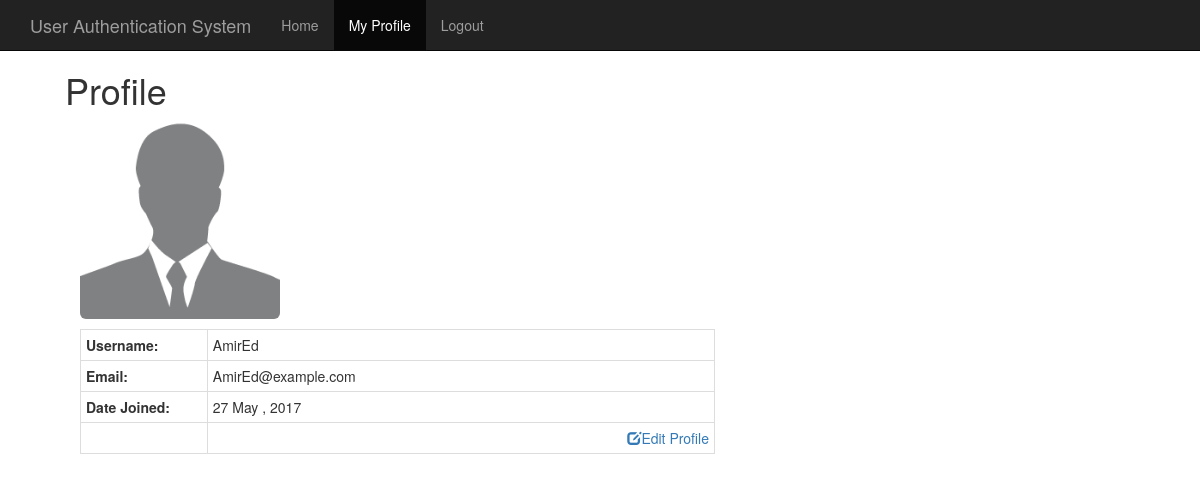
The app's page /profile.php (signed in) with its own data.
### tables this page shows
CREATE TABLE `users` (
  `id` int(6) UNSIGNED NOT NULL,
  `username` varchar(30) NOT NULL,
  `password` varchar(255) NOT NULL,
  `email` varchar(100) NOT NULL,
  `join_date` timestamp NOT NULL DEFAULT CURRENT_TIMESTAMP ON UPDATE CURRENT_TIMESTAMP
);

### partials/parseProfile.php (called while the page is built, shortened)
<?php
require_once 'resource/Database.php';
require_once 'resource/utilities.php';
if (isset($_SESSION['id']) ) {
	if (isset($_GET['user_identity'])) {
		$url_encoded_id = $_GET['user_identity'];
		$decode_id = base64_decode($url_encoded_id);
		$user_id_array = explode('encodeuserid', $decode_id);
		@$id = $user_id_array[1];
	}else{
		$id = $_SESSION['id'];
	}
	$sql = 'SELECT * FROM users WHERE id = :id';
	$statement = $db->prepare($sql);
	$statement->execute(array(':id' => $id));
	if ($statement->rowCount()) {
		$row = $statement->fetch();
		$username = $row['username'];
		$email = $row['email'];
		$date_joined = strftime("%d %b , %Y", strtotime($row['join_date']));
	}
	@$user_pic = 'uploads/'.$username.'.jpg';
	$default = 'uploads/default.jpg';
	if (file_exists($user_pic)) {
		$profile_pic = $user_pic;
	}else {
		$profile_pic = $default;
	}
	$encode_id = base64_encode("encodeuserid{$id}");
	}
?>

### profile.php (the view, shortened to what this page needs)
<?php
include_once 'partials/header.php';
include_once 'partials/parseProfile.php';
?>
<div class="container">
	<div>
		<h1>Profile</h1>
		<?php if(!isset($_SESSION['username'])): ?>
			<p class="lead">You are not authorized to view this page .. please <a href="login.php">Login</a> to continue
			,, Not yet a member? <a href="signup.php">Sign Up</a></p>
		<?php else: ?>
			<section class="col col-lg-7">
				<div class="row col-lg-3" style="margin-bottom: 10px;">
					<img src="<?php if(isset($profile_pic)) echo $profile_pic; ?>" class="img img-rounded" width = "200">
				</div>
				<table class="table table-bordered table-condensed">
					<tr><th style="width:20%;">Username:</th><td><?php if(isset($username)) echo $username; ?></td></tr>
					<tr><th>Email:</th><td><?php if(isset($email)) echo $email; ?></td></tr>
					<tr><th>Date Joined:</th><td><?php if(isset($date_joined)) echo $date_joined; ?></td></tr>
					<tr><th></th><td><a class="pull-right" href="edit-profile.php?user_identity=<?php if(isset($encode_id)) echo $encode_id; ?>"> <span class="glyphicon glyphicon-edit"></span>Edit Profile</a></td></tr>
				</table>
			</section>
		<?php endif; ?>
	</div>
</div>

### partials/header.php (shortened to what this page needs)
<?php require_once 'resource/session.php';
      require_once 'resource/database.php';
?>
<!DOCTYPE html>
<html>
<head lang="en">
    <link href="css/bootstrap.min.css" rel="stylesheet">
    <link href="css/custom.css" rel="stylesheet">
    <link rel="stylesheet" type="text/css" href="css/sweetalert.css">
</head>
<body>
 <nav class="navbar navbar-inverse navbar-fixed-top">
      <div class="container">
        <div class="navbar-header">
          <a class="navbar-brand" href="index.php">User Authentication System</a>
        </div>
        <div id="navbar" class="collapse navbar-collapse">
          <ul class="nav navbar-nav"><i class="hide" <?php echo guard(); ?>></i>
            <li><a href="index.php">Home</a></li>
            <?php if((isset($_SESSION['username']) || isCookieValid($db))): ?>
              <li><a href="profile.php">My Profile</a></li>
              <li><a href="logout.php">Logout</a></li>
            <?php endif;?>
          </ul>
        </div>
      </div>
</nav>

### css/custom.css (style rules this page uses)
body { padding:50px; }

### records on screen
users: username "AmirEd", email "AmirEd@example.com", join_date "27 May , 2017"
